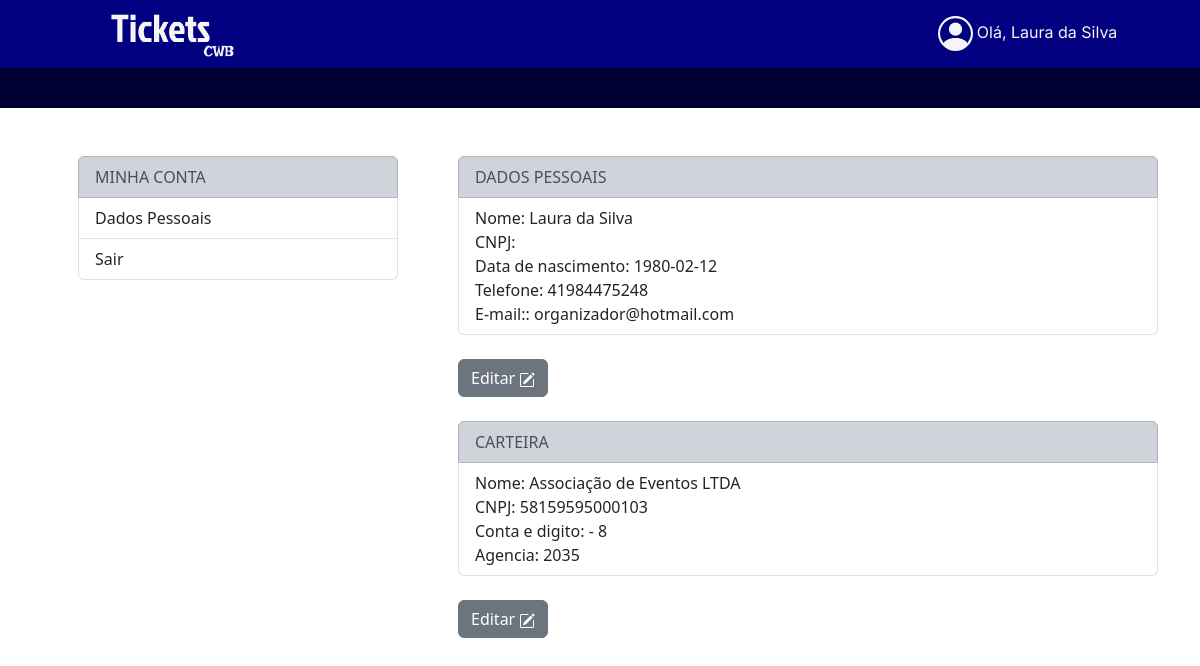
The app's page /organizador/minha_conta_org.php (signed in) with its own data.
### tables this page shows
CREATE TABLE `organizadores` (
  `id_organizador` int(4) NOT NULL,
  `nm_organizador` varchar(30) NOT NULL,
  `ds_email` varchar(50) NOT NULL,
  `ds_senha` varchar(50) NOT NULL,
  `dt_nascimento` date NOT NULL,
  `nr_telefone` char(11) NOT NULL,
  `nr_cnpj` char(14) NOT NULL,
  `nr_cep` char(8) NOT NULL,
  `nm_estado` varchar(30) NOT NULL,
  `nm_cidade` varchar(30) NOT NULL,
  `nm_rua` varchar(30) NOT NULL,
  `ds_numero` varchar(10) NOT NULL,
  `nm_bairro` varchar(30) NOT NULL,
  `ds_status_cad` int(3) NOT NULL
);

CREATE TABLE `financeiros` (
  `id_financeiro` int(3) NOT NULL,
  `nr_conta` varchar(30) NOT NULL,
  `nr_digito` varchar(5) NOT NULL,
  `nr_agencia` varchar(10) NOT NULL,
  `nr_cnpj` char(14) NOT NULL,
  `nm_titular` varchar(50) NOT NULL,
  `id_organizador` int(4) NOT NULL
);

### organizador/minha_conta_org.php (the view, shortened to what this page needs)
<?php
include "../conn.php";
?>
<!DOCTYPE html>
<html lang="pt-br">
<head>
   <link href="https://cdn.jsdelivr.net/npm/bootstrap@5.3.2/dist/css/bootstrap.min.css" rel="stylesheet">
   <link rel="stylesheet" style="text/css" href="../style.css"/>
   <link rel="stylesheet" style="text/css" href="../hover.css"/>
</head>
<body>
   <nav>
      <div class="container-fluid menu" style="background-color: #000080;">
         <div class="container text-center" style="background-color: #000080;">
            <div class="row">
               <div class=" col-xl-3 col-md-4 col-12 pb-2">
                  <a class="navbar-brand" href="home_organizador.php">
                     <img src="../img/Group 49.png" height="60" width="auto">
                  </a>
               </div>
               <div class="pt-3 col-xl-6 col-md-4 col-12"></div>
               <div class="dropdown-center pt-3 col-xl-3 col-md-4 col-12">
                  <a class="nav-link" href="#" role="button" data-bs-toggle="dropdown" aria-expanded="false">
                     <?php
                        $cons_nome=$conn->prepare('SELECT * FROM organizadores WHERE id_organizador=:id');
                        $cons_nome->bindValue(':id',$_SESSION['login']);
                        $cons_nome->execute();
                        $row_nome=$cons_nome->fetch();
                        echo "<p>Olá, ".$row_nome['nm_organizador']."</P>";
                     ?>
                  </a>
               </div>
            </div>
         </div>
      </div>
   </nav>
   <div class="container-fluid" style="background-color: #000033; height: 40px; width: 100%;"> </div>
   <div class="container-fluid">
      <div class="container">
         <div class="row">
            <div class="col-lg-4 col-sm-12 pt-5 ps-5">
                  <div class="list-group">
                     <a href="#" class="list-group-item list-group-item-action  list-group-item-dark" aria-current="true">
                     MINHA CONTA
                     </a>
                     <a href="minha_conta_org.php" class="list-group-item list-group-item-action">Dados Pessoais</a>
                     <a href="log_org.php" class="list-group-item list-group-item-action">Sair</a>
                  </div>
            </div>
            <div class="col-lg-8 col-sm-12 pt-5 ps-5">
               <ul class="list-group ">
                  <li class="list-group-item list-group-item-dark">DADOS PESSOAIS</li>
                  <li class="list-group-item">Nome: <?php  echo $row_nome['nm_organizador']."<br>CNPJ: "
                  .$row_nome['nr_cnpj']."<br>Data de nascimento: ".$row_nome['dt_nascimento']."<br>Telefone: ".$row_nome['nr_telefone'].
                  "<br>E-mail:: ".$row_nome['ds_email'];?></li>
               </ul> <br>
               <div class="d-grid gap-2 d-md-flex justify-content-md-start">
               <a type="button" class="btn btn-secondary " href="alt_conta.php">Editar
                  </a>
               </div><br>
               <?php
                $cons_cart=$conn->prepare('SELECT * FROM financeiros WHERE id_organizador=:id');
                $cons_cart->bindValue(':id',$_SESSION['login']);
                $cons_cart->execute();
                $row_cart=$cons_cart->fetch();
               ?>
               <ul class="list-group ">
                  <li class="list-group-item list-group-item-dark">CARTEIRA</li>
                  <li class="list-group-item">Nome: <?php  echo $row_cart['nm_titular']."<br>CNPJ: "
                  .$row_cart['nr_cnpj']."<br>Conta e digito: ".$row_cart['nr_conta']." - ".$row_cart['nr_digito'].
                  "<br>Agencia: ".$row_cart['nr_agencia'];?></li>
               </ul> <br>
               <div class="d-grid gap-2 d-md-flex justify-content-md-start">
               <a type="button" class="btn btn-secondary " href="alt_carteira.php">Editar
                  </a>
               </div>
               <br>
            </div>
         </div>
      </div>
   </div>
</body>
</html>

### style.css (style rules this page uses)
a { text-decoration:none; }
.container-fluid { --bs-gutter-x: 0; }
p { display: inline-flex; font-family: 'Inter', sans-serif; color:#f5f5f5; }

### records on screen
organizadores: nm_organizador "Laura da Silva", dt_nascimento "1980-02-12", nr_telefone "41984475248", ds_email "organizador@hotmail.com"
financeiros: nm_titular "Associação de Eventos LTDA", nr_cnpj "58159595000103", nr_digito "8", nr_agencia "2035"
